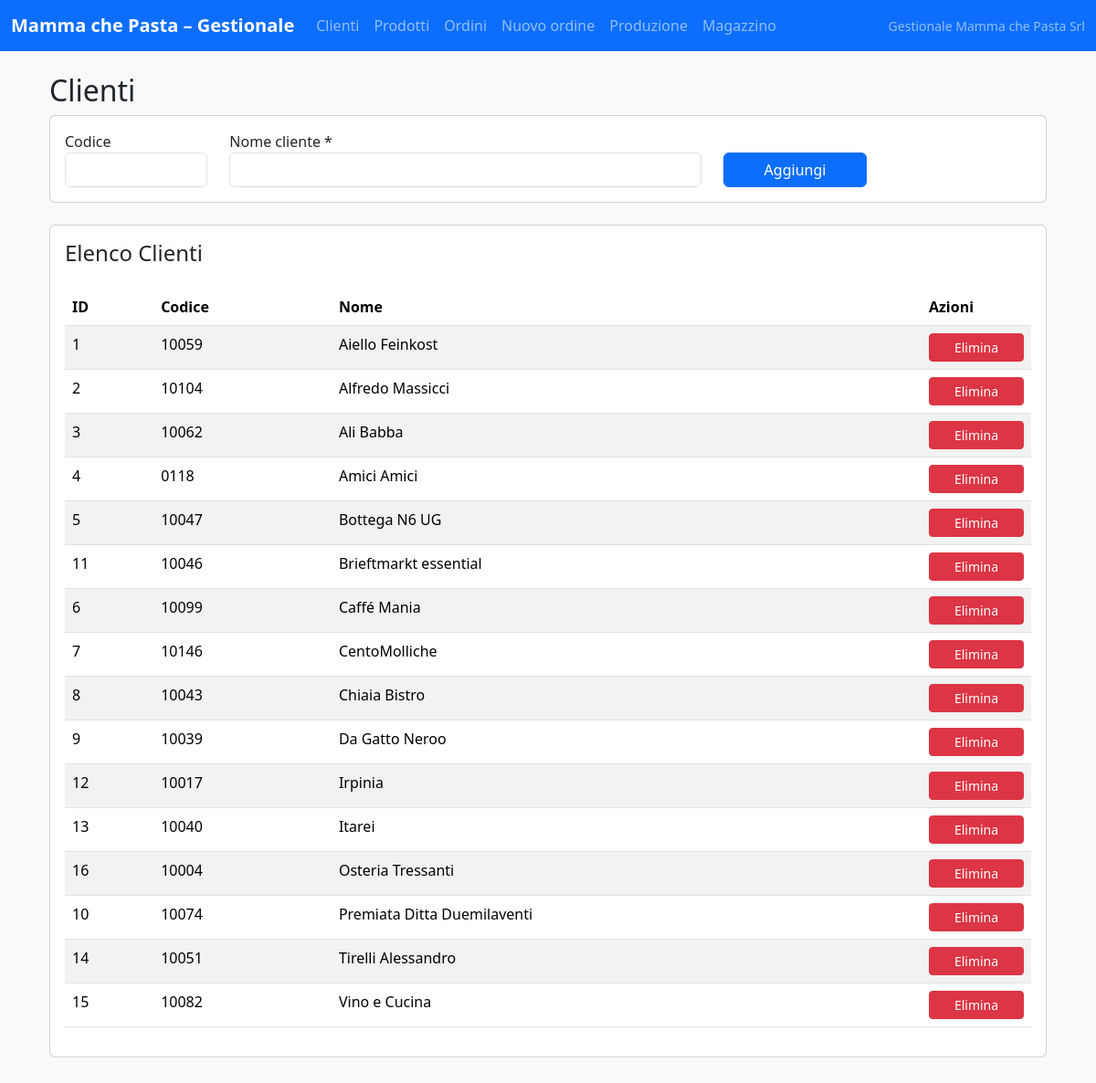
The page /clienti on the database its author committed.
### tables this page shows
CREATE TABLE clienti (
            id INTEGER PRIMARY KEY AUTOINCREMENT,
            codice TEXT UNIQUE,
            nome TEXT NOT NULL UNIQUE
        );

### app.py (the view, shortened to what this page needs)
@app.route("/clienti", methods=["GET", "POST"])
def clienti():
    conn = get_db_connection()
    cur = conn.cursor()
    cur.execute("SELECT * FROM clienti ORDER BY nome")
    clienti_rows = cur.fetchall()
    conn.close()
    return render_template("clienti.html", clienti=clienti_rows)

### app.py (called while the page is built)
def get_db_connection():
    conn = sqlite3.connect(DB_PATH)
    conn.row_factory = sqlite3.Row
    return conn

### templates/clienti.html
{% extends "base.html" %}
{% block content %}
<div class="container mt-4">
    <h2>Clienti</h2>
    <div class="card p-3 mb-4">
        <form method="post" action="{{ url_for('clienti') }}">
            <div class="row">
                <div class="col-md-2">
                    <label>Codice</label>
                    <input type="text" name="codice" class="form-control">
                </div>
                <div class="col-md-6">
                    <label>Nome cliente *</label>
                    <input type="text" name="nome" required class="form-control">
                </div>
                <div class="col-md-2 d-flex align-items-end">
                    <button type="submit" class="btn btn-primary w-100">Aggiungi</button>
                </div>
            </div>
        </form>
    </div>
    <div class="card p-3">
        <h4>Elenco Clienti</h4>
        <table class="table table-striped mt-3">
            <thead>
                <tr>
                    <th>ID</th>
                    <th>Codice</th>
                    <th>Nome</th>
                    <th style="width: 120px;">Azioni</th>
                </tr>
            </thead>
            <tbody>
                {% for c in clienti %}
                <tr>
                    <td>{{ c.id }}</td>
                    <td>{{ c.codice or "" }}</td>
                    <td>{{ c.nome }}</td>
                    <td>
                        <form method="post"
                              action="{{ url_for('elimina_cliente', id=c.id) }}"
                              onsubmit="return confirm('Eliminare questo cliente?');">
                            <button class="btn btn-danger btn-sm w-100">Elimina</button>
                        </form>
                    </td>
                </tr>
                {% endfor %}
            </tbody>
        </table>
    </div>
</div>
{% endblock %}

### rows shown on the page
clienti: id "1", codice "10059", nome "Aiello Feinkost"
clienti: id "2", codice "10104", nome "Alfredo Massicci"
clienti: id "3", codice "10062", nome "Ali Babba"
clienti: id "4", codice "0118", nome "Amici Amici"
clienti: id "5", codice "10047", nome "Bottega N6 UG"
clienti: id "11", codice "10046", nome "Brieftmarkt essential"
clienti: id "6", codice "10099", nome "Caffé Mania"
clienti: id "7", codice "10146", nome "CentoMolliche"
clienti: id "8", codice "10043", nome "Chiaia Bistro"
clienti: id "9", codice "10039", nome "Da Gatto Neroo"
clienti: id "12", codice "10017", nome "Irpinia"
clienti: id "13", codice "10040", nome "Itarei"
clienti: id "16", codice "10004", nome "Osteria Tressanti"
clienti: id "10", codice "10074", nome "Premiata Ditta Duemilaventi"
clienti: id "14", codice "10051", nome "Tirelli Alessandro"
clienti: id "15", codice "10082", nome "Vino e Cucina"
